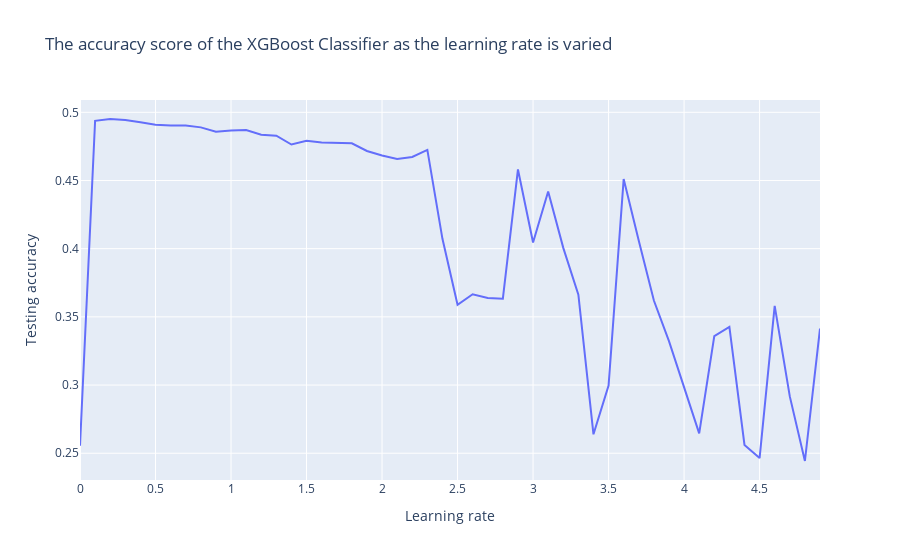

Source (notebook cell):
### Code cell
px.line(
    x=np.arange(0, 5, 0.1),
    y=learning_rate_list,
    labels={'x': 'Learning rate', 'y': 'Testing accuracy'},
    title='The accuracy score of the XGBoost Classifier as the learning rate is varied')

### Figure 1 — Plotly figure (JSON) as saved in the notebook; plotly's stock layout.template omitted (floating-point values rounded to 4 significant figures)
{"data": [{"hovertemplate": "Learning rate=%{x}<br>Testing accuracy=%{y}<extra></extra>", "legendgroup": "", "line": {"color": "#636efa", "dash": "solid"}, "marker": {"symbol": "circle"}, "mode": "lines", "name": "", "orientation": "v", "showlegend": false, "type": "scatter", "x": [0, 0.1, 0.2, 0.3, 0.4, 0.5, 0.6, 0.7, 0.8, 0.9, 1, 1.1, 1.2, 1.3, 1.4, 1.5, 1.6, 1.7, 1.8, 1.9, 2, 2.1, 2.2, 2.3, 2.4, 2.5, 2.6, 2.7, 2.8, 2.9, 3, 3.1, 3.2, 3.3, 3.4, 3.5, 3.6, 3.7, 3.8, 3.9, 4, 4.1, 4.2, 4.3, 4.4, 4.5, 4.6, 4.7, 4.8, 4.9], "xaxis": "x", "y": [0.2555, 0.4938, 0.4951, 0.4944, 0.4926, 0.4909, 0.4903, 0.4904, 0.4889, 0.4858, 0.4866, 0.487, 0.4836, 0.4829, 0.4764, 0.4791, 0.4778, 0.4776, 0.4773, 0.4717, 0.4683, 0.4659, 0.4672, 0.4724, 0.4072, 0.3588, 0.3666, 0.3639, 0.3634, 0.4581, 0.4046, 0.442, 0.4006, 0.3663, 0.2639, 0.2997, 0.451, 0.4058, 0.3619, 0.3322, 0.2978, 0.2646, 0.3359, 0.3426, 0.256, 0.2465, 0.358, 0.2917, 0.2443, 0.3414], "yaxis": "y"}], "layout": {"legend": {"tracegroupgap": 0}, "title": {"text": "The accuracy score of the XGBoost Classifier as the learning rate is varied"}, "xaxis": {"anchor": "y", "domain": [0, 1], "title": {"text": "Learning rate"}}, "yaxis": {"anchor": "x", "domain": [0, 1], "title": {"text": "Testing accuracy"}}}}
